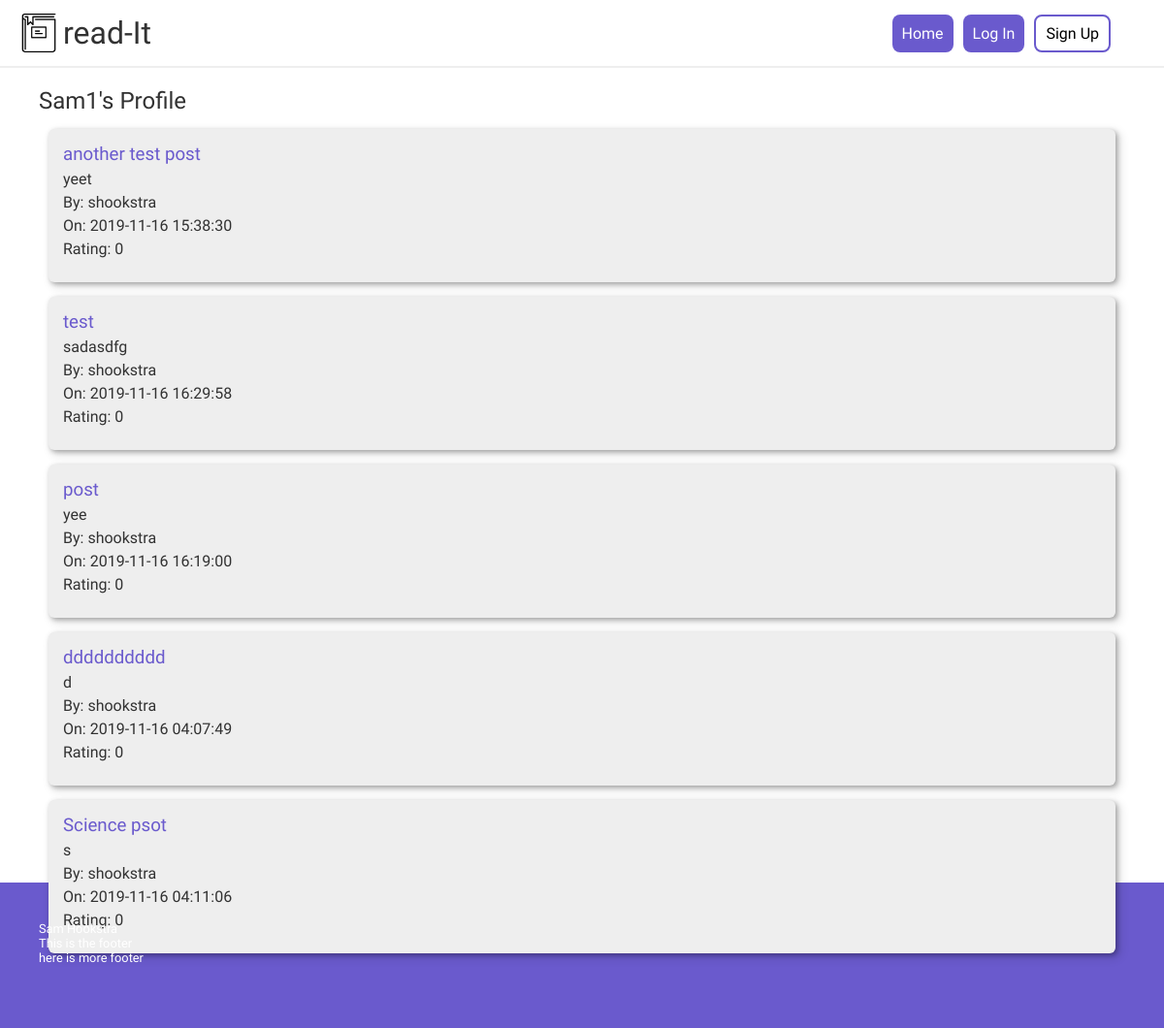
Screenshot of /index.php?action=viewUser&userID=29 with the database file from the repository.
### tables this page shows
CREATE TABLE `users` (
  `userID` int(11) NOT NULL,
  `username` varchar(32) NOT NULL,
  `email` varchar(64) NOT NULL,
  `password` varchar(128) NOT NULL
);

CREATE TABLE `posts` (
  `postID` int(11) NOT NULL,
  `subredditID` int(11) NOT NULL,
  `userID` int(11) NOT NULL,
  `postTitle` varchar(64) NOT NULL,
  `postContent` varchar(1500) NOT NULL,
  `postTime` datetime NOT NULL DEFAULT CURRENT_TIMESTAMP,
  `rating` int(11) NOT NULL DEFAULT '0'
);

### views/components/usersSidebar.php (called while the page is built, shortened)
<?php $users = $_SESSION['users']; ?>

### models/user.php (called while the page is built, shortened)
<?php
class user
{
    private $userID, $username, $email, $password;
    public function __construct($userID, $username, $email, $password)
    {
        $this->username = $username;
    }
    public function getUsername()
    {
        return $this->username;
    }
}

### models/userDA.php (called while the page is built, shortened)
<?php
require_once('models/database.php');
require_once('models/user.php');
class userDA
{
    public static function get_all()
    {
        $db = Database::getDB();
        $queryUsers = 'SELECT * FROM users';
        $statement = $db->prepare($queryUsers);
        $statement->execute();
        $rows = $statement->fetchAll();
        foreach ($rows as $value) {
            $user = new user($value['userID'], $value['username'], $value['email'], $value['password']);
            $users[] = $user;
        }
        return $users;
    }
    public static function getUserByID($userID)
    {
        $db = Database::getDB();
        $queryUser = 'SELECT * FROM users where userID = :userID';
        $statement = $db->prepare($queryUser);
        $statement->bindValue(':userID', $userID);
        $statement->execute();
        $rows = $statement->fetchAll();
        foreach ($rows as $value) {
            $user = new user($value['userID'], $value['username'], $value['email'], $value['password']);
        }
        return $user;
    }
}

### models/posts/postDA.php (called while the page is built, shortened)
<?php
require_once 'models/posts/post.php';
class postDA
{
    public static function get_post_by_userID($userID)
    {
        $db = Database::getDB();
        $queryPosts = 'SELECT * FROM posts WHERE userID = :userID';
        $statement = $db->prepare($queryPosts);
        $statement->bindValue(':userID', $userID);
        $statement->execute();
        $rows = $statement->fetchAll();
        foreach ($rows as $value) {
            $post = new post($value['postID'], $value['subredditID'], $value['userID'], $value['postTitle'], $value['postContent'], $value['postTime'], $value['rating']);
            $posts[] = $post;
        }
        return $posts;
    }
}

### models/posts/post.php (called while the page is built, shortened)
<?php
class post
{
    private $postID, $subredditID, $userID, $postTitle, $postContent, $postTime, $rating;
    public function __construct($postID, $subredditID, $userID, $postTitle, $postContent, $postTime, $rating)
    {
        $this->postID = $postID;
        $this->postTitle = $postTitle;
        $this->postContent = $postContent;
        $this->postTime = $postTime;
        $this->rating = $rating;
    }
    public function getPostID()
    {
        return $this->postID;
    }
    public function getPostTitle()
    {
        return $this->postTitle;
    }
    public function getPostContent()
    {
        return $this->postContent;
    }
    public function getPostTime()
    {
        return $this->postTime;
    }
    public function getRating()
    {
        return $this->rating;
    }
}

### views/viewUser.php (the view, shortened to what this page needs)
<!DOCTYPE html>
<html lang="en">
<?php include_once("views/components/header.php"); ?>
<body>
    <?php include_once("views/components/nav.php"); ?>
    <div class="container">
        <div class="container-main">
            <?php echo '<h2>' . htmlspecialchars($user->getUsername()) . '\'s Profile</h1>'; ?>
            <div class="posts">
                <?php foreach ($posts as $post) : ?>
                    <div class="post">
                        <div class="post-content">
                            <h3>
                                <a href="subredditController.php?action=viewPost&amp;postID=<?php echo $post->getPostID(); ?>">
                                    <?php echo htmlspecialchars($post->getPostTitle()) ?>
                                </a>
                            </h3>
                            <p><?php echo htmlspecialchars($post->getPostContent()) ?></p>
                            <p><?php echo 'By: ' . htmlspecialchars(userDA::getUserByID($post->getUserID())->getUsername()) ?></p>
                            <p><?php echo 'On: ' . htmlspecialchars($post->getPostTime()) ?></p>
                            <p><?php echo 'Rating: ' . htmlspecialchars($post->getRating()); ?></p>
                        </div>
                    </div>
                <?php endforeach ?>
            </div>
        </div>
    </div>
    <div class="footer">
        <p>Sam Hookstra</p>
        <p>This is the footer</p>
        <p>here is more footer</p>
    </div>
</body>
</html>

### css/styling.css (style rules this page uses)
*, *:before, *:after { box-sizing: inherit; }
* { margin: 0; padding: 0; font-weight: normal; font-family: "Arimo", Arial, Helvetica, sans-serif; text-decoration: none; outline: none; }
html { box-sizing: border-box; }
.container { display: flex; width: 95%; margin: 0 auto; height: 100vh; justify-content: space-between; margin-bottom: 20px; }
.container-main p, h1, h2, h3, h4 { margin: 10px 0; }
.container-main { flex: 4; margin: 0 10px; border-radius: 8px; color: rgb(50, 50, 50); }
.footer { padding: 40px; height: 150px; background-color: slateblue; color: white; font-size: 0.8em; }
.posts { margin: 0 10px 10px 10px; }
.post { margin: 15px 0 10px 0; background-color: #eee; padding: 15px; border-radius: 6px; box-shadow: 2px 2px 5px 0 rgba(0, 0, 0, 0.3), 4px 4px 10px 2px rgba(0, 0, 0, 0.1); display: flex; transition: box-shadow 350ms; }
.post a { color: slateblue; }
.post-content { display: flex; flex-direction: column; align-items: flex-start; }
.post-content p, h2, h3 { padding: 0; margin: 0; margin-bottom: 5px; }

### rows the page displays
users: username "Sam1"
posts: postTitle "another test post", postContent "yeet", Username "shookstra", postTime "2019-11-16 15:38:30", rating "0"
posts: postTitle "test", postContent "sadasdfg", Username "shookstra", postTime "2019-11-16 16:29:58", rating "0"
posts: postTitle "post", postContent "yee", Username "shookstra", postTime "2019-11-16 16:19:00", rating "0"
posts: postTitle "dddddddddd", postContent "d", Username "shookstra", postTime "2019-11-16 04:07:49", rating "0"
posts: postTitle "Science psot", postContent "s", Username "shookstra", postTime "2019-11-16 04:11:06", rating "0"
